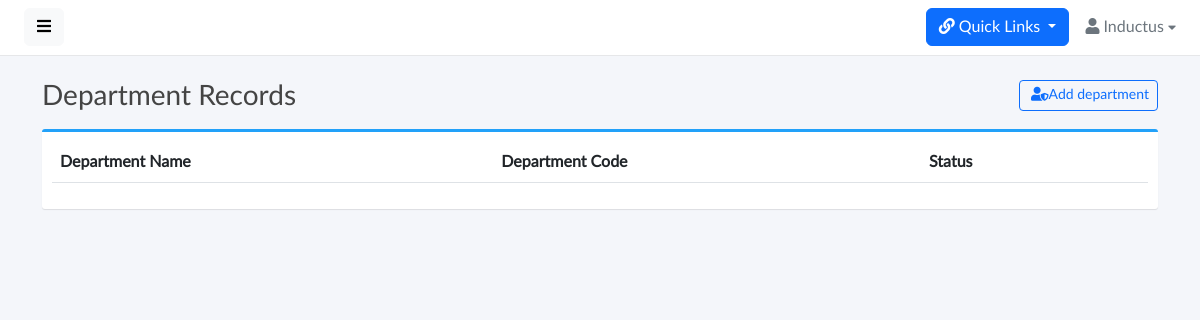
/job-master/department-master/ (signed in), run on an earlier commit of the app's database.
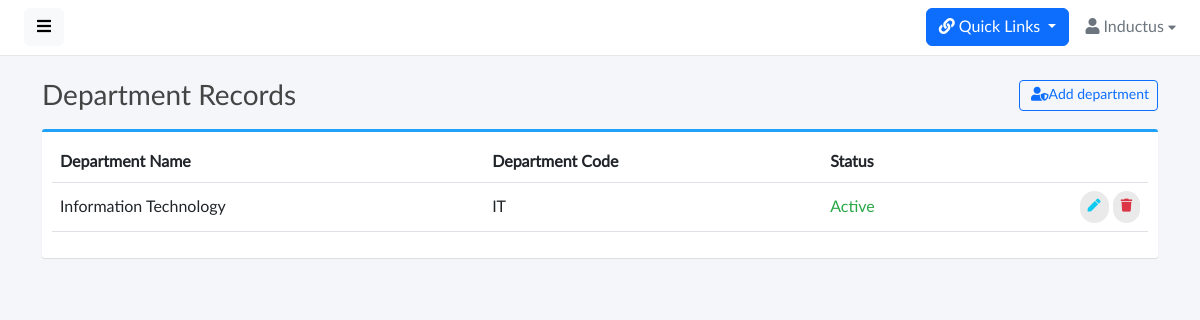
And on a later commit of the database.
### base/models.py (models this page shows, shortened)
class Department(models.Model):
    id = models.CharField(max_length=25,primary_key=True,default=generate_unique_id,editable=False)
    department_name = models.CharField(max_length=100,unique=True)
    department_code = models.CharField(max_length=5,unique=True,blank=True,null=True)
    status = models.BooleanField(default=True)

### base/views.py (the view)
# urls.py: path('job-master/department-master/',views.DepartmentMaster,name='department-master'),
@login_required(login_url='signin')
def DepartmentMaster(request):
    department_records = Department.objects.all()
    if request.method == 'POST':
        print('hello')
        department_form = DepartmentMasterForm(data=request.POST)
        department_code = request.POST['department_code']
        dname = request.POST['department_name']
        departmentcode_exist = Department.objects.filter(department_code=department_code).exists() or  Department.objects.filter(department_name=dname).exists()
        if departmentcode_exist:
            print("Enter")
            messages.error(request, "Department name or code already Exists")
            return redirect('department-master')
        if department_form.is_valid():
            department_form.save()
            messages.success(request, "Department added successfully.")
            return redirect('branch-master')
    else:
        department_form = DepartmentMasterForm()
    context = {
        'department_records': department_records,
        'department_form': department_form,
    }
    return render(request, 'department_master.html', context)

### base/models.py (called while the page is built)
def generate_unique_id():
    return nanoid.generate(size=25)

### base/templates/department_master.html (shortened to what this page needs)
{% extends 'base.html' %} {% load static %} {% block start %}
<div class="content">
  <div class="container">
    <div class="page-title">
      <h3>
        Department Records
        <button
          type="button"
          class="btn btn-sm btn-outline-primary float-end"
          data-bs-toggle="modal"
          data-bs-target="#exampleModal"
        >
          &nbsp;<i class="fas fa-user-shield"></i>Add department
        </button>
      </h3>
    </div>
    <div class="box box-primary">
      <div class="box-body">
        <table width="100%" class="table table-hover" id="dataTables-example">
          <thead>
            <tr>
              <th>Department Name</th>
              <th>Department Code</th>
              <th>Status</th>
              <th></th>
            </tr>
          </thead>
          <tbody>
            {% for department in department_records %}
            <tr>
              <td>{{department.department_name}}</td>
              <td>{{department.department_code}}</td>
              {% if department.status %}
              <td style="color: #28a745">Active</td>
              {% else %}
              <td style="color: #dc3545">In Active</td>
              {% endif %}
              <td class="text-end">
                <a
                  href=""
                  class="btn btn-outline-info btn-rounded"
                  data-bs-toggle="modal"
                  data-bs-target="#editdepartmentModal{{department.id}}"
                  ><i class="fas fa-pen"></i
                ></a>
                <a
                  class="btn btn-outline-danger btn-rounded"
                  data-bs-toggle="modal"
                  data-bs-target="#deletedepartmentModal{{department.id}}"
                >
                  <i class="fas fa-trash"></i>
                </a>
              </td>
            </tr>
            {% endfor %}
          </tbody>
        </table>
      </div>
    </div>
  </div>
</div>
{% endblock %}

What changed in the data, as far as the page shows it:
added Department: department_name "Information Technology", department_code "IT", status "Active"
